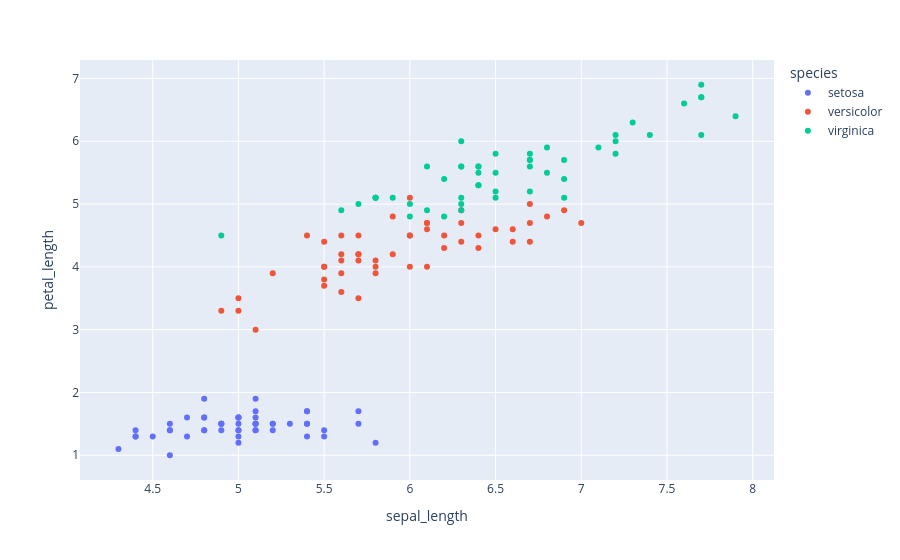

Notebook cell for this chart:
### Markdown cell above
## Interactive scatter plot with Plotly

[Plotly](https://plotly.com/python/) makes interactive figures for a web page.
The reader can move the mouse over a point to see its values, zoom into a part of the figure, and hide a group.

Plotly Express (`px`) is the short interface of Plotly: one call makes a figure from a table.
The example plots the iris data, which is four measurements of 150 flowers of three species.
`px.data.iris()` is the copy of the iris data inside Plotly. Two of its 150 rows differ from
the table of the pair plot notebook.

`hover_data` adds two more columns to the box that appears when the mouse is over a point.

### Code cell
iris = px.data.iris()
fig = px.scatter(
    iris, x="sepal_length", y="petal_length", color="species",
    hover_data=["sepal_width", "petal_width"],
)
fig.show()

### Figure 1 — Plotly figure (JSON) as saved in the notebook; plotly's stock layout.template omitted (floating-point values rounded to 4 significant figures)
{"data": [{"customdata": [[3.5, 0.2], [3.0, 0.2], [3.2, 0.2], [3.1, 0.2], [3.6, 0.2], [3.9, 0.4], [3.4, 0.3], [3.4, 0.2], [2.9, 0.2], [3.1, 0.1], [3.7, 0.2], [3.4, 0.2], [3.0, 0.1], [3.0, 0.1], [4.0, 0.2], [4.4, 0.4], [3.9, 0.4], [3.5, 0.3], [3.8, 0.3], [3.8, 0.3], [3.4, 0.2], [3.7, 0.4], [3.6, 0.2], [3.3, 0.5], [3.4, 0.2], [3.0, 0.2], [3.4, 0.4], [3.5, 0.2], [3.4, 0.2], [3.2, 0.2], [3.1, 0.2], [3.4, 0.4], [4.1, 0.1], [4.2, 0.2], [3.1, 0.1], [3.2, 0.2], [3.5, 0.2], [3.1, 0.1], [3.0, 0.2], [3.4, 0.2], [3.5, 0.3], [2.3, 0.3], [3.2, 0.2], [3.5, 0.6], [3.8, 0.4], [3.0, 0.3], [3.8, 0.2], [3.2, 0.2], [3.7, 0.2], [3.3, 0.2]], "hovertemplate": "species=setosa<br>sepal_length=%{x}<br>petal_length=%{y}<br>sepal_width=%{customdata[0]}<br>petal_width=%{customdata[1]}<extra></extra>", "legendgroup": "setosa", "marker": {"color": "#636efa", "symbol": "circle"}, "mode": "markers", "name": "setosa", "orientation": "v", "showlegend": true, "type": "scatter", "x": [5.1, 4.9, 4.7, 4.6, 5.0, 5.4, 4.6, 5.0, 4.4, 4.9, 5.4, 4.8, 4.8, 4.3, 5.8, 5.7, 5.4, 5.1, 5.7, 5.1, 5.4, 5.1, 4.6, 5.1, 4.8, 5.0, 5.0, 5.2, 5.2, 4.7, 4.8, 5.4, 5.2, 5.5, 4.9, 5.0, 5.5, 4.9, 4.4, 5.1, 5.0, 4.5, 4.4, 5.0, 5.1, 4.8, 5.1, 4.6, 5.3, 5.0], "xaxis": "x", "y": [1.4, 1.4, 1.3, 1.5, 1.4, 1.7, 1.4, 1.5, 1.4, 1.5, 1.5, 1.6, 1.4, 1.1, 1.2, 1.5, 1.3, 1.4, 1.7, 1.5, 1.7, 1.5, 1.0, 1.7, 1.9, 1.6, 1.6, 1.5, 1.4, 1.6, 1.6, 1.5, 1.5, 1.4, 1.5, 1.2, 1.3, 1.5, 1.3, 1.5, 1.3, 1.3, 1.3, 1.6, 1.9, 1.4, 1.6, 1.4, 1.5, 1.4], "yaxis": "y"}, {"customdata": [[3.2, 1.4], [3.2, 1.5], [3.1, 1.5], [2.3, 1.3], [2.8, 1.5], [2.8, 1.3], [3.3, 1.6], [2.4, 1.0], [2.9, 1.3], [2.7, 1.4], [2.0, 1.0], [3.0, 1.5], [2.2, 1.0], [2.9, 1.4], [2.9, 1.3], [3.1, 1.4], [3.0, 1.5], [2.7, 1.0], [2.2, 1.5], [2.5, 1.1], [3.2, 1.8], [2.8, 1.3], [2.5, 1.5], [2.8, 1.2], [2.9, 1.3], [3.0, 1.4], [2.8, 1.4], [3.0, 1.7], [2.9, 1.5], [2.6, 1.0], [2.4, 1.1], [2.4, 1.0], [2.7, 1.2], [2.7, 1.6], [3.0, 1.5], [3.4, 1.6], [3.1, 1.5], [2.3, 1.3], [3.0, 1.3], [2.5, 1.3], [2.6, 1.2], [3.0, 1.4], [2.6, 1.2], [2.3, 1.0], [2.7, 1.3], [3.0, 1.2], [2.9, 1.3], [2.9, 1.3], [2.5, 1.1], [2.8, 1.3]], "hovertemplate": "species=versicolor<br>sepal_length=%{x}<br>petal_length=%{y}<br>sepal_width=%{customdata[0]}<br>petal_width=%{customdata[1]}<extra></extra>", "legendgroup": "versicolor", "marker": {"color": "#EF553B", "symbol": "circle"}, "mode": "markers", "name": "versicolor", "orientation": "v", "showlegend": true, "type": "scatter", "x": [7.0, 6.4, 6.9, 5.5, 6.5, 5.7, 6.3, 4.9, 6.6, 5.2, 5.0, 5.9, 6.0, 6.1, 5.6, 6.7, 5.6, 5.8, 6.2, 5.6, 5.9, 6.1, 6.3, 6.1, 6.4, 6.6, 6.8, 6.7, 6.0, 5.7, 5.5, 5.5, 5.8, 6.0, 5.4, 6.0, 6.7, 6.3, 5.6, 5.5, 5.5, 6.1, 5.8, 5.0, 5.6, 5.7, 5.7, 6.2, 5.1, 5.7], "xaxis": "x", "y": [4.7, 4.5, 4.9, 4.0, 4.6, 4.5, 4.7, 3.3, 4.6, 3.9, 3.5, 4.2, 4.0, 4.7, 3.6, 4.4, 4.5, 4.1, 4.5, 3.9, 4.8, 4.0, 4.9, 4.7, 4.3, 4.4, 4.8, 5.0, 4.5, 3.5, 3.8, 3.7, 3.9, 5.1, 4.5, 4.5, 4.7, 4.4, 4.1, 4.0, 4.4, 4.6, 4.0, 3.3, 4.2, 4.2, 4.2, 4.3, 3.0, 4.1], "yaxis": "y"}, {"customdata": [[3.3, 2.5], [2.7, 1.9], [3.0, 2.1], [2.9, 1.8], [3.0, 2.2], [3.0, 2.1], [2.5, 1.7], [2.9, 1.8], [2.5, 1.8], [3.6, 2.5], [3.2, 2.0], [2.7, 1.9], [3.0, 2.1], [2.5, 2.0], [2.8, 2.4], [3.2, 2.3], [3.0, 1.8], [3.8, 2.2], [2.6, 2.3], [2.2, 1.5], [3.2, 2.3], [2.8, 2.0], [2.8, 2.0], [2.7, 1.8], [3.3, 2.1], [3.2, 1.8], [2.8, 1.8], [3.0, 1.8], [2.8, 2.1], [3.0, 1.6], [2.8, 1.9], [3.8, 2.0], [2.8, 2.2], [2.8, 1.5], [2.6, 1.4], [3.0, 2.3], [3.4, 2.4], [3.1, 1.8], [3.0, 1.8], [3.1, 2.1], [3.1, 2.4], [3.1, 2.3], [2.7, 1.9], [3.2, 2.3], [3.3, 2.5], [3.0, 2.3], [2.5, 1.9], [3.0, 2.0], [3.4, 2.3], [3.0, 1.8]], "hovertemplate": "species=virginica<br>sepal_length=%{x}<br>petal_length=%{y}<br>sepal_width=%{customdata[0]}<br>petal_width=%{customdata[1]}<extra></extra>", "legendgroup": "virginica", "marker": {"color": "#00cc96", "symbol": "circle"}, "mode": "markers", "name": "virginica", "orientation": "v", "showlegend": true, "type": "scatter", "x": [6.3, 5.8, 7.1, 6.3, 6.5, 7.6, 4.9, 7.3, 6.7, 7.2, 6.5, 6.4, 6.8, 5.7, 5.8, 6.4, 6.5, 7.7, 7.7, 6.0, 6.9, 5.6, 7.7, 6.3, 6.7, 7.2, 6.2, 6.1, 6.4, 7.2, 7.4, 7.9, 6.4, 6.3, 6.1, 7.7, 6.3, 6.4, 6.0, 6.9, 6.7, 6.9, 5.8, 6.8, 6.7, 6.7, 6.3, 6.5, 6.2, 5.9], "xaxis": "x", "y": [6.0, 5.1, 5.9, 5.6, 5.8, 6.6, 4.5, 6.3, 5.8, 6.1, 5.1, 5.3, 5.5, 5.0, 5.1, 5.3, 5.5, 6.7, 6.9, 5.0, 5.7, 4.9, 6.7, 4.9, 5.7, 6.0, 4.8, 4.9, 5.6, 5.8, 6.1, 6.4, 5.6, 5.1, 5.6, 6.1, 5.6, 5.5, 4.8, 5.4, 5.6, 5.1, 5.1, 5.9, 5.7, 5.2, 5.0, 5.2, 5.4, 5.1], "yaxis": "y"}], "layout": {"legend": {"title": {"text": "species"}, "tracegroupgap": 0}, "margin": {"t": 60}, "xaxis": {"anchor": "y", "domain": [0.0, 1.0], "title": {"text": "sepal_length"}}, "yaxis": {"anchor": "x", "domain": [0.0, 1.0], "title": {"text": "petal_length"}}}}
